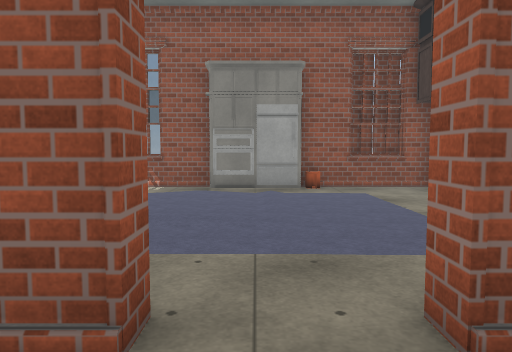
View 1 (above)

22 first-person views from a walk through a Unity game level. The camera is 1.2 m above the floor, tilts 4° down and sees 70° across. Doors are open. The floor is counted in squares, 1 m on a side. Each view is taken from the middle of a square. On the plan, view 1 faces up. The plan holds only what a view shows up to about 15 squares ahead; the rest is blank. The place goes on beyond the plan. Some surface patterns are stand-ins.

View 2
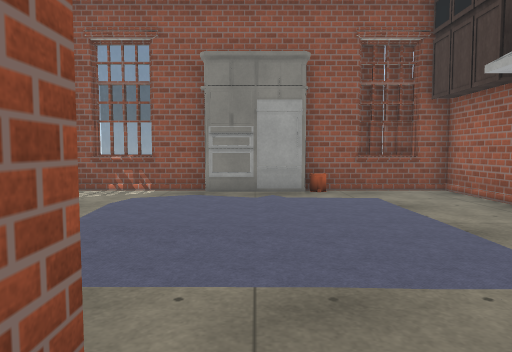

View 3
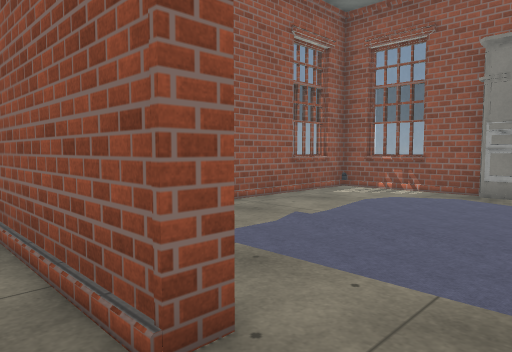

View 4
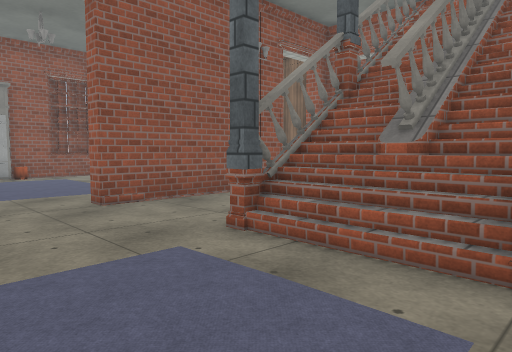

View 5
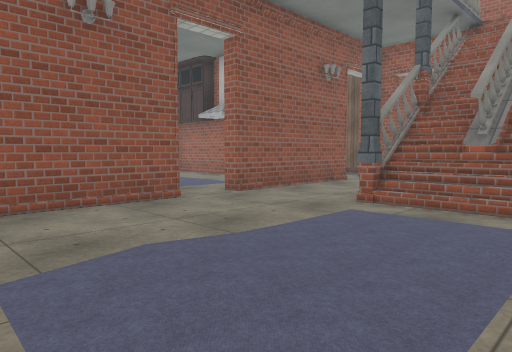

View 6
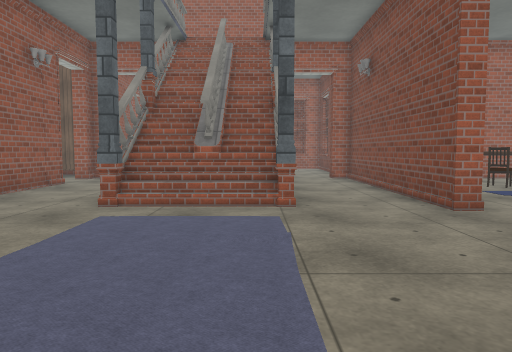

View 7
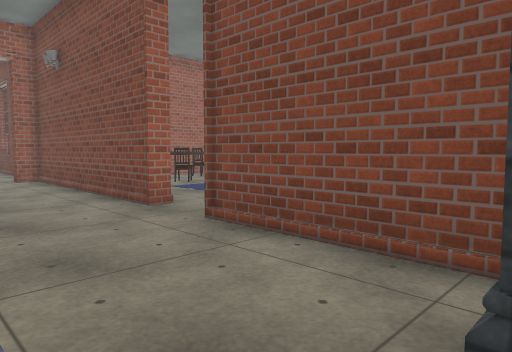

View 8
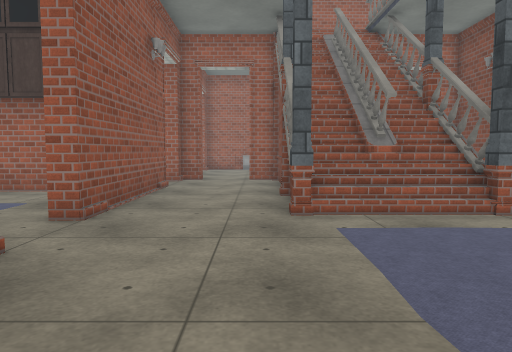

View 9
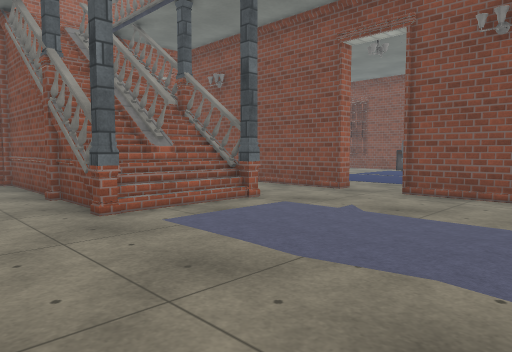

View 10
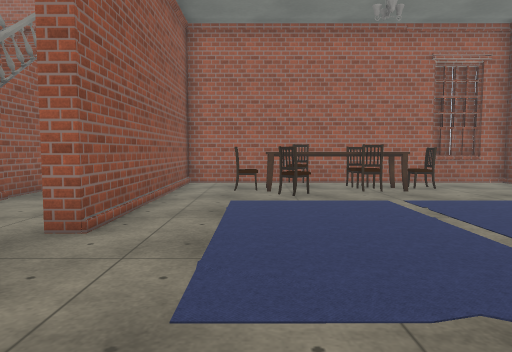

View 11
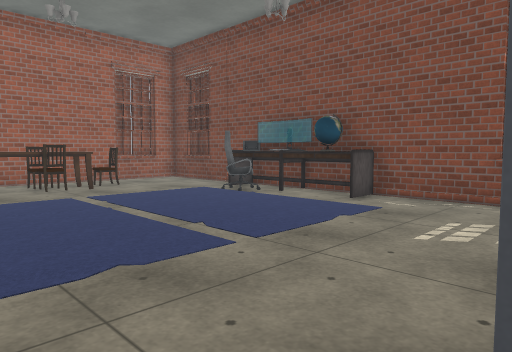

View 12
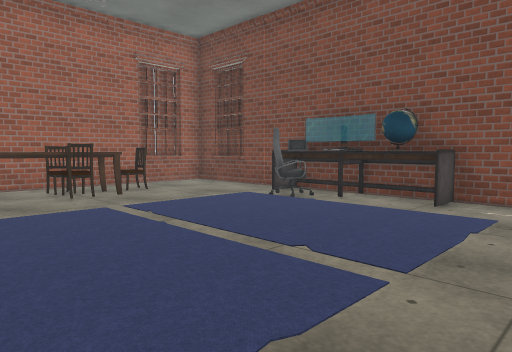

View 13
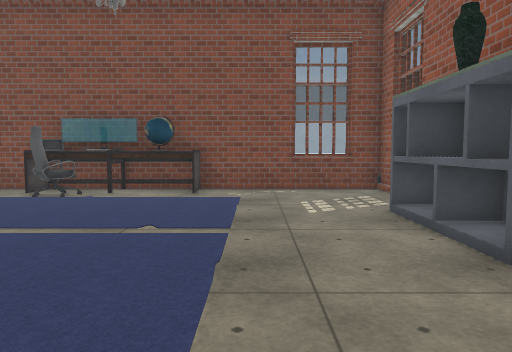

View 14
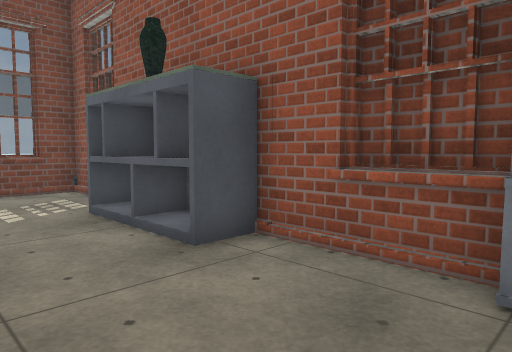

View 15
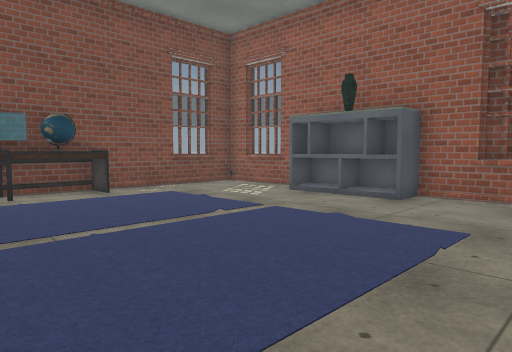

View 16
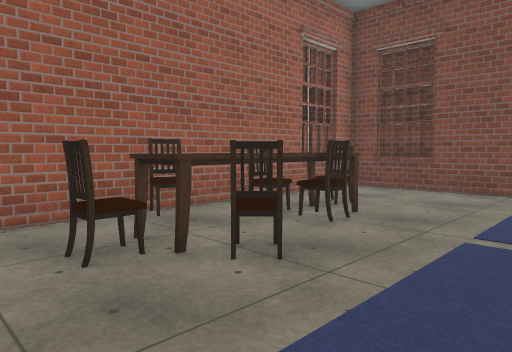

View 17
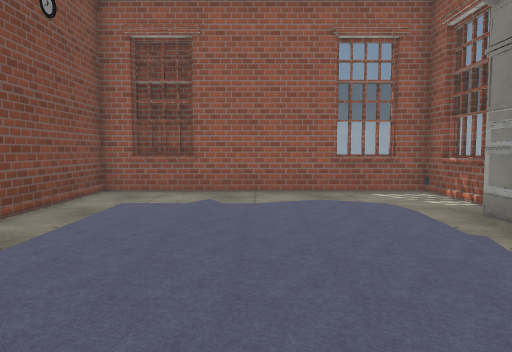

View 18
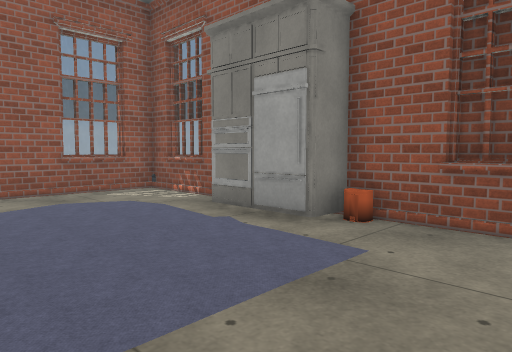

View 19
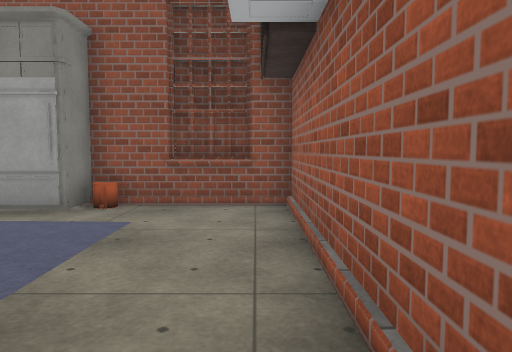

View 20
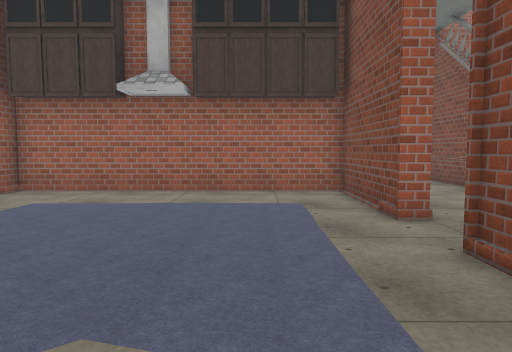

View 21
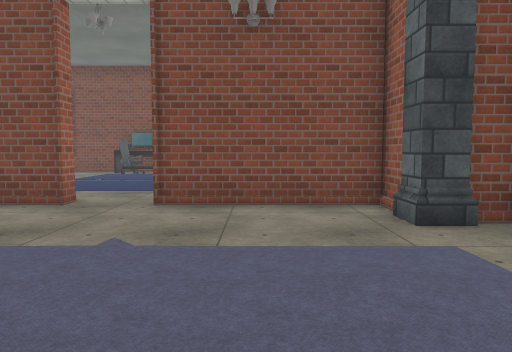

View 22
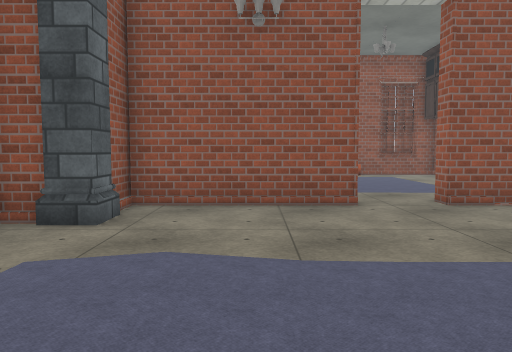

### Floor plan
Ten units are one square. View 1 is at (0, 0); x grows to the right and y downward. Boxes are objects, and circles mark ways between rooms. Rooms are numbered by the first view taken in them; rooms with no view inside come last. Other rooms are left out.
<svg viewBox="-70 -128 176 350">
<path fill="none" stroke="#000" d="M16 55 39 55 39 41M28 19 34 15M28 19 26 17 38 17M32 20 29 18M24 56 32 55 32 35 32 19M24 56 29 53M36 35 36 20M25 58 29 54M27 58 32 55M29 56 29 21 27 19 46 19M39 35 39 19M36 56 36 42M-8 -20 -58 -20 -58 -10M55 19 97 19M-58 80 -58 91 -8 91M74 -20 12 -20M99 15 99 8M18 55 18 25M20 55 20 25M23 58 23 24M26 58 26 17M44 213 97 213 97 164M97 145 97 95M70 216 87 217M-58 181 -58 213 -4 213M78 217 87 216M-61 188 -61 195M-58 106 -58 135M-61 106 -61 124M101 195 100 187M-50 213 -33 214M99 204 99 189M100 95 12 95 12 91M12 -25 58 -25 58 -121 13 -121M-15 -121 -58 -121 -58 -25 -8 -25M-31 -123 -49 -123M-61 -51 -61 -34M49 -123 31 -123M-61 -111 -61 -94"/>
<rect x="-65" y="65" width="10" height="10" fill="#bbb"><title>column</title></rect>
<rect x="-65" y="-5" width="10" height="10" fill="#bbb"><title>column</title></rect>
<rect x="-55" y="15" width="60" height="40" fill="#bbb"><title>rug</title></rect>
<rect x="15" y="15" width="10" height="10" fill="#bbb"><title>column</title></rect>
<rect x="-65" y="95" width="20" height="10" fill="#bbb"><title>clock</title></rect>
<rect x="-55" y="135" width="10" height="40" fill="#bbb"><title>other object</title></rect>
<rect x="-15" y="115" width="60" height="40" fill="#bbb"><title>carpet</title></rect>
<rect x="-5" y="195" width="20" height="20" fill="#bbb"><title>other object</title></rect>
<rect x="-5" y="195" width="10" height="10" fill="#bbb"><title>other object</title></rect>
<rect x="15" y="195" width="30" height="20" fill="#bbb"><title>other object</title></rect>
<rect x="25" y="185" width="20" height="20" fill="#bbb"><title>chair</title></rect>
<rect x="55" y="145" width="20" height="10" fill="#bbb"><title>chair</title></rect>
<rect x="55" y="125" width="10" height="10" fill="#bbb"><title>chair</title></rect>
<rect x="65" y="155" width="10" height="10" fill="#bbb"><title>table</title></rect>
<rect x="65" y="125" width="10" height="20" fill="#bbb"><title>table</title></rect>
<rect x="65" y="105" width="10" height="20" fill="#bbb"><title>chair</title></rect>
<rect x="75" y="165" width="10" height="10" fill="#bbb"><title>chair</title></rect>
<rect x="75" y="145" width="10" height="10" fill="#bbb"><title>chair</title></rect>
<rect x="85" y="125" width="10" height="20" fill="#bbb"><title>chair</title></rect>
<rect x="-35" y="-105" width="70" height="70" fill="#bbb"><title>rug</title></rect>
<rect x="-15" y="-115" width="10" height="10" fill="#bbb"><title>fridge</title></rect>
<rect x="5" y="-115" width="10" height="10" fill="#bbb"><title>fridge</title></rect>
<circle cx="5" cy="90" r="3" fill="#2a7"/>
<circle cx="0" cy="-20" r="3" fill="#2a7"/>
<text x="0" y="30">1</text>
<text x="20" y="150">2</text>
<text x="0" y="-70">3</text>
</svg>
Room 1 opens to room 2. Room 1 opens to room 3.

Where each view was taken, in squares from view 1:
view 1: 0 up, 0 right, facing up
view 2: 1 up, 0 right, facing up
view 3: 1 up, 1 right, facing up-left
view 4: 6 down, 2 left, facing up-right
view 5: 6 down, 6 left, facing up-right
view 6: 5 down, 6 left, facing right
view 7: 5 down, 6 left, facing down-right
view 8: 1 down, 5 left, facing right
view 9: 1 up, 5 left, facing down-right
view 10: 12 down, 4 left, facing right
view 11: 12 down, 5 left, facing down-right
view 12: 12 down, 3 left, facing down-right
view 13: 10 down, 2 left, facing down
view 14: 10 down, 2 left, facing down-left
view 15: 10 down, 4 right, facing down-left
view 16: 10 down, 3 right, facing down-right
view 17: 7 up, 5 right, facing left
view 18: 6 up, 5 right, facing up-left
view 19: 4 up, 5 right, facing up
view 20: 5 up, 5 left, facing right
view 21: 1 down, 3 left, facing down
view 22: 6 down, 3 left, facing up
